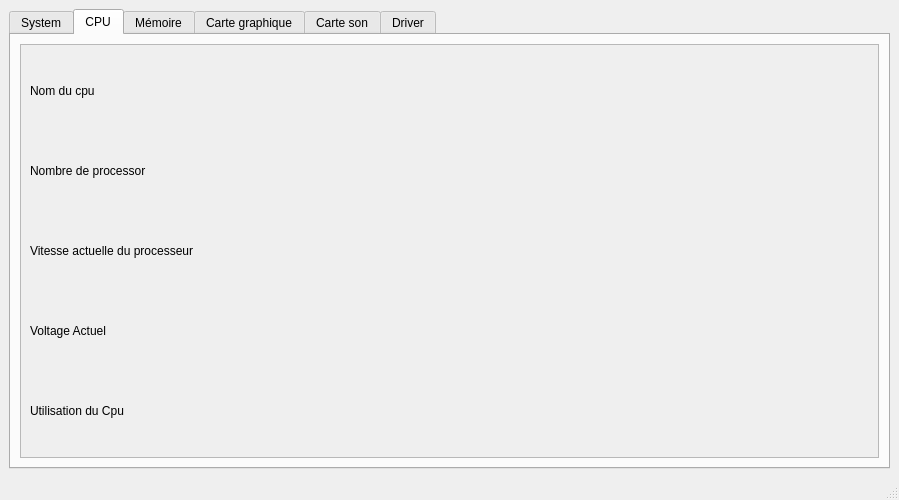
<?xml version="1.0" encoding="UTF-8"?>
<ui version="4.0">
 <class>FenInfo</class>
 <widget class="QMainWindow" name="FenInfo">
  <property name="geometry">
   <rect>
    <x>0</x>
    <y>0</y>
    <width>899</width>
    <height>500</height>
   </rect>
  </property>
  <property name="maximumSize">
   <size>
    <width>16777215</width>
    <height>16777215</height>
   </size>
  </property>
  <property name="windowTitle">
   <string>Test</string>
  </property>
  <widget class="QWidget" name="centralwidget">
   <layout class="QVBoxLayout" name="verticalLayout_2">
    <item>
     <widget class="QTabWidget" name="tabWidget">
      <property name="enabled">
       <bool>true</bool>
      </property>
      <property name="maximumSize">
       <size>
        <width>16777215</width>
        <height>16777215</height>
       </size>
      </property>
      <property name="currentIndex">
       <number>1</number>
      </property>
      <widget class="QWidget" name="systemTab">
       <attribute name="title">
        <string>System</string>
       </attribute>
       <layout class="QVBoxLayout" name="verticalLayout_6">
        <item>
         <widget class="QScrollArea" name="scrollArea_6">
          <property name="widgetResizable">
           <bool>true</bool>
          </property>
          <widget class="QWidget" name="scrollAreaWidgetContents_6">
           <property name="geometry">
            <rect>
             <x>0</x>
             <y>0</y>
             <width>855</width>
             <height>395</height>
            </rect>
           </property>
           <layout class="QVBoxLayout" name="verticalLayout_5">
            <item>
             <widget class="QLabel" name="osVersion">
              <property name="text">
               <string>os version</string>
              </property>
             </widget>
            </item>
            <item>
             <widget class="QLabel" name="osDirectory">
              <property name="text">
               <string>Répertoire windows</string>
              </property>
             </widget>
            </item>
            <item>
             <widget class="QLabel" name="osNbProc">
              <property name="text">
               <string>nombre de processus</string>
              </property>
             </widget>
            </item>
           </layout>
          </widget>
         </widget>
        </item>
       </layout>
      </widget>
      <widget class="QWidget" name="cpuTab">
       <attribute name="title">
        <string>CPU</string>
       </attribute>
       <layout class="QVBoxLayout" name="verticalLayout_7">
        <item>
         <widget class="QScrollArea" name="scrollArea_5">
          <property name="widgetResizable">
           <bool>true</bool>
          </property>
          <widget class="QWidget" name="scrollAreaWidgetContents_5">
           <property name="geometry">
            <rect>
             <x>0</x>
             <y>0</y>
             <width>855</width>
             <height>395</height>
            </rect>
           </property>
           <layout class="QVBoxLayout" name="verticalLayout_3">
            <item>
             <widget class="QLabel" name="cpuName">
              <property name="text">
               <string>Nom du cpu</string>
              </property>
             </widget>
            </item>
            <item>
             <widget class="QLabel" name="cpuNbCore">
              <property name="text">
               <string>Nombre de processor</string>
              </property>
             </widget>
            </item>
            <item>
             <widget class="QLabel" name="cpuSpeed">
              <property name="text">
               <string>Vitesse actuelle du processeur</string>
              </property>
             </widget>
            </item>
            <item>
             <widget class="QLabel" name="cpuVoltage">
              <property name="text">
               <string>Voltage Actuel</string>
              </property>
             </widget>
            </item>
            <item>
             <widget class="QLabel" name="cpuUsed">
              <property name="text">
               <string>Utilisation du Cpu</string>
              </property>
             </widget>
            </item>
           </layout>
          </widget>
         </widget>
        </item>
       </layout>
      </widget>
      <widget class="QWidget" name="memoireTab">
       <attribute name="title">
        <string>Mémoire</string>
       </attribute>
       <layout class="QVBoxLayout" name="verticalLayout_8">
        <item>
         <widget class="QTableWidget" name="tableMemoire">
          <property name="showGrid">
           <bool>true</bool>
          </property>
          <property name="gridStyle">
           <enum>Qt::NoPen</enum>
          </property>
          <property name="sortingEnabled">
           <bool>false</bool>
          </property>
          <property name="wordWrap">
           <bool>true</bool>
          </property>
          <property name="cornerButtonEnabled">
           <bool>true</bool>
          </property>
          <attribute name="horizontalHeaderDefaultSectionSize">
           <number>120</number>
          </attribute>
          <attribute name="horizontalHeaderStretchLastSection">
           <bool>true</bool>
          </attribute>
          <attribute name="verticalHeaderVisible">
           <bool>false</bool>
          </attribute>
          <attribute name="verticalHeaderDefaultSectionSize">
           <number>20</number>
          </attribute>
          <row>
           <property name="text">
            <string/>
           </property>
          </row>
          <column>
           <property name="text">
            <string>Lettre de lecteur</string>
           </property>
          </column>
          <column>
           <property name="text">
            <string>Type de lecteur</string>
           </property>
          </column>
          <column>
           <property name="text">
            <string>Espace Disponible</string>
           </property>
          </column>
          <column>
           <property name="text">
            <string>Espace Total</string>
           </property>
          </column>
          <column>
           <property name="text">
            <string>Vitesse en lecture</string>
           </property>
          </column>
          <column>
           <property name="text">
            <string>Vitesse en écriture</string>
           </property>
          </column>
          <column>
           <property name="text">
            <string>System de fichier</string>
           </property>
          </column>
          <item row="0" column="0">
           <property name="text">
            <string/>
           </property>
          </item>
          <item row="0" column="2">
           <property name="text">
            <string/>
           </property>
          </item>
          <item row="0" column="3">
           <property name="text">
            <string/>
           </property>
          </item>
          <item row="0" column="4">
           <property name="text">
            <string/>
           </property>
          </item>
         </widget>
        </item>
       </layout>
      </widget>
      <widget class="QWidget" name="cgTab">
       <attribute name="title">
        <string>Carte graphique</string>
       </attribute>
       <layout class="QVBoxLayout" name="verticalLayout_9">
        <item>
         <widget class="QScrollArea" name="scrollArea_3">
          <property name="widgetResizable">
           <bool>true</bool>
          </property>
          <widget class="QWidget" name="scrollAreaWidgetContents_3">
           <property name="geometry">
            <rect>
             <x>0</x>
             <y>0</y>
             <width>855</width>
             <height>395</height>
            </rect>
           </property>
           <layout class="QVBoxLayout" name="verticalLayout_13">
            <item>
             <widget class="QLabel" name="nomCg">
              <property name="text">
               <string>nom des cartes graphiques présentes</string>
              </property>
             </widget>
            </item>
            <item>
             <widget class="QLabel" name="graphicInfo">
              <property name="text">
               <string>info sur l'affichage</string>
              </property>
             </widget>
            </item>
            <item>
             <widget class="QLabel" name="graphicBits">
              <property name="text">
               <string>nombre de bits par pixels</string>
              </property>
             </widget>
            </item>
            <item>
             <widget class="QLabel" name="graphicRefresh">
              <property name="text">
               <string>Rafraichissement de l'écran</string>
              </property>
             </widget>
            </item>
           </layout>
          </widget>
         </widget>
        </item>
       </layout>
      </widget>
      <widget class="QWidget" name="csTab">
       <attribute name="title">
        <string>Carte son</string>
       </attribute>
       <layout class="QVBoxLayout" name="verticalLayout_10">
        <item>
         <widget class="QTableWidget" name="tableSound">
          <property name="showGrid">
           <bool>false</bool>
          </property>
          <attribute name="horizontalHeaderDefaultSectionSize">
           <number>400</number>
          </attribute>
          <attribute name="horizontalHeaderMinimumSectionSize">
           <number>20</number>
          </attribute>
          <attribute name="horizontalHeaderStretchLastSection">
           <bool>true</bool>
          </attribute>
          <attribute name="verticalHeaderVisible">
           <bool>false</bool>
          </attribute>
          <attribute name="verticalHeaderDefaultSectionSize">
           <number>250</number>
          </attribute>
          <row>
           <property name="text">
            <string/>
           </property>
          </row>
          <column>
           <property name="text">
            <string>Nom du matériel</string>
           </property>
          </column>
          <column>
           <property name="text">
            <string>Identifiant</string>
           </property>
          </column>
         </widget>
        </item>
       </layout>
      </widget>
      <widget class="QWidget" name="driverTab">
       <attribute name="title">
        <string>Driver</string>
       </attribute>
       <layout class="QVBoxLayout" name="verticalLayout_11">
        <item>
         <widget class="QScrollArea" name="scrollArea">
          <property name="styleSheet">
           <string notr="true">background-color: rgb(245, 245, 245);


</string>
          </property>
          <property name="widgetResizable">
           <bool>true</bool>
          </property>
          <widget class="QWidget" name="scrollAreaWidgetContents">
           <property name="geometry">
            <rect>
             <x>0</x>
             <y>0</y>
             <width>855</width>
             <height>395</height>
            </rect>
           </property>
           <layout class="QVBoxLayout" name="verticalLayout_12">
            <item>
             <widget class="QLabel" name="driverNom">
              <property name="styleSheet">
               <string notr="true"/>
              </property>
              <property name="text">
               <string>Nom des drivers présents</string>
              </property>
             </widget>
            </item>
           </layout>
          </widget>
         </widget>
        </item>
       </layout>
      </widget>
     </widget>
    </item>
   </layout>
  </widget>
  <widget class="QMenuBar" name="menubar">
   <property name="geometry">
    <rect>
     <x>0</x>
     <y>0</y>
     <width>899</width>
     <height>21</height>
    </rect>
   </property>
  </widget>
  <widget class="QStatusBar" name="statusbar"/>
 </widget>
 <resources/>
 <connections/>
</ui>
